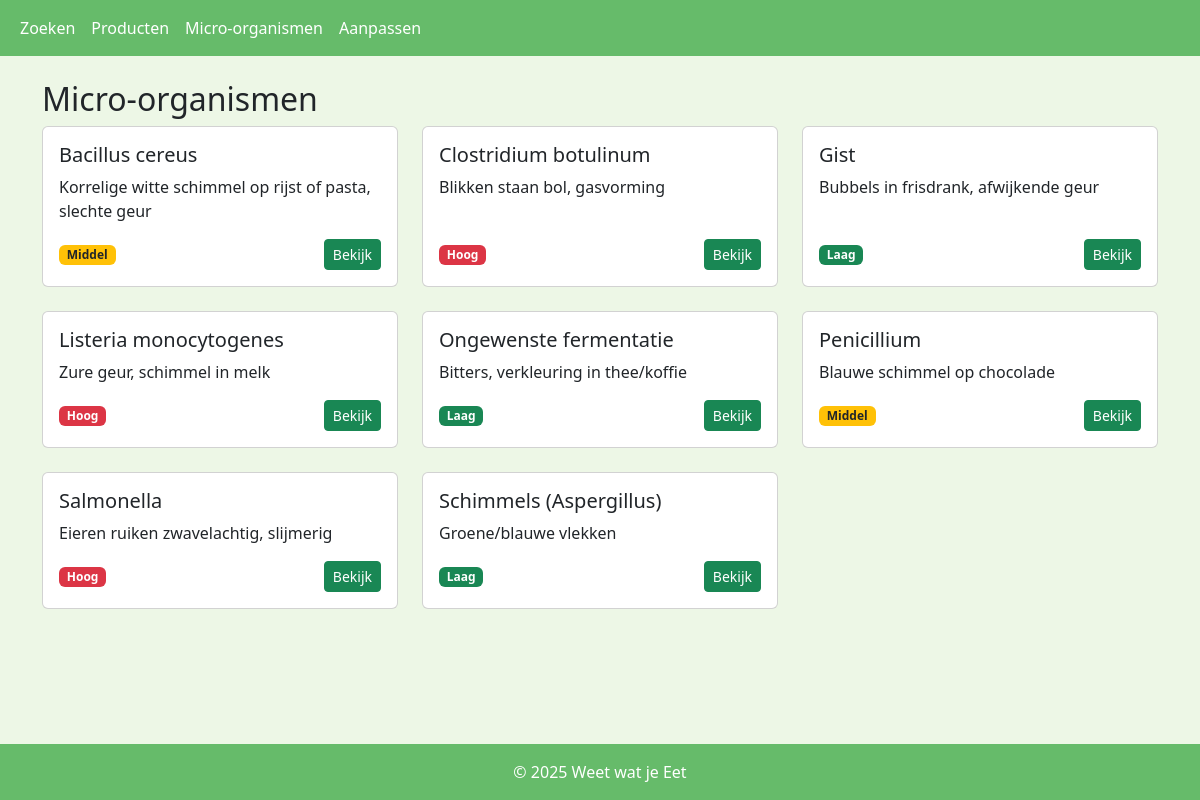
The page /mo on the database its author committed.
### tables this page shows
CREATE TABLE mo (
        id INTEGER PRIMARY KEY AUTOINCREMENT,
        naam TEXT UNIQUE NOT NULL,
        herkenning TEXT,
        risiconiveau TEXT,
        actie TEXT,
        symptomen TEXT,
        beschrijving TEXT
    );

### app.py (the view)
@app.route("/mo")
def mo():
   info_mo = get_items("SELECT * FROM mo order by naam")
   return render_template("mo.html", mo=info_mo)

### app.py (called while the page is built)
def get_db_connection():
  conn = sqlite3.connect('database.db')
  conn.row_factory = sqlite3.Row
  return conn

def get_items(sql, params=()):
  conn = get_db_connection()
  cursor = conn.cursor()
  cursor.execute(sql, params)
  rows = cursor.fetchall()
  cursor.close()
  conn.close()
  return [dict(row) for row in rows]

@app.template_filter("risk_color")
def risk_color(level):
   mapping = {
       "hoog": "bg-danger",
       "middel": "bg-warning text-dark",
       "laag": "bg-success"
   }
   return mapping.get(level.lower(), "bg-secondary")

### templates/mo.html (shortened to what this page needs)
{% extends "base.html" %}
{% from "macros/cards.html" import mocard %}
{% block content %}
<h2>Micro-organismen</h2>
<div class="row row-cols-1 row-cols-md-3 g-4">
    {% for m in mo %}
        {{ mocard(m.id, m.naam, m.herkenning, m.risiconiveau) }}
    {% endfor %}
</div>
{% endblock %}

### templates/macros/cards.html
{% macro mocard(id, naam, herkenning, risiconiveau, hideButton = false) %}
  {{ smallCard(naam, herkenning, risiconiveau, risiconiveau|risk_color, url_for('detail_mo', id=id) if not hideButton else None) }}
{% endmacro %}
{% macro smallCard(title, text, badge, badge_class, url) %}
<div class="col">
  <div class="card h-100">
    <div class="card-body d-flex flex-column">
      <h5 class="card-title">{{ title }}</h5>
      <p class="card-text">{{ text }}</p>
      <div class="mt-auto d-flex justify-content-between align-items-center">
        <span class="badge {{ badge_class }}">{{ badge }}</span>
        {% if url %}
          <a href="{{ url }}" class="btn btn-sm btn-success">Bekijk</a>
        {% endif %}
      </div>
    </div>
  </div>
</div>
{% endmacro %}

### templates/base.html (style rules this page uses)
html, body { height: 100%; }
body { display: flex; flex-direction: column; margin: 0; min-height: 100vh; background-color: #edf7e6; }

### rows shown on the page
mo: naam "Bacillus cereus", herkenning "Korrelige witte schimmel op rijst of pasta, slechte geur", risiconiveau "Middel"
mo: naam "Clostridium botulinum", herkenning "Blikken staan bol, gasvorming", risiconiveau "Hoog"
mo: naam "Gist", herkenning "Bubbels in frisdrank, afwijkende geur", risiconiveau "Laag"
mo: naam "Listeria monocytogenes", herkenning "Zure geur, schimmel in melk", risiconiveau "Hoog"
mo: naam "Ongewenste fermentatie", herkenning "Bitters, verkleuring in thee/koffie", risiconiveau "Laag"
mo: naam "Penicillium", herkenning "Blauwe schimmel op chocolade", risiconiveau "Middel"
mo: naam "Salmonella", herkenning "Eieren ruiken zwavelachtig, slijmerig", risiconiveau "Hoog"
mo: naam "Schimmels (Aspergillus)", herkenning "Groene/blauwe vlekken", risiconiveau "Laag"
